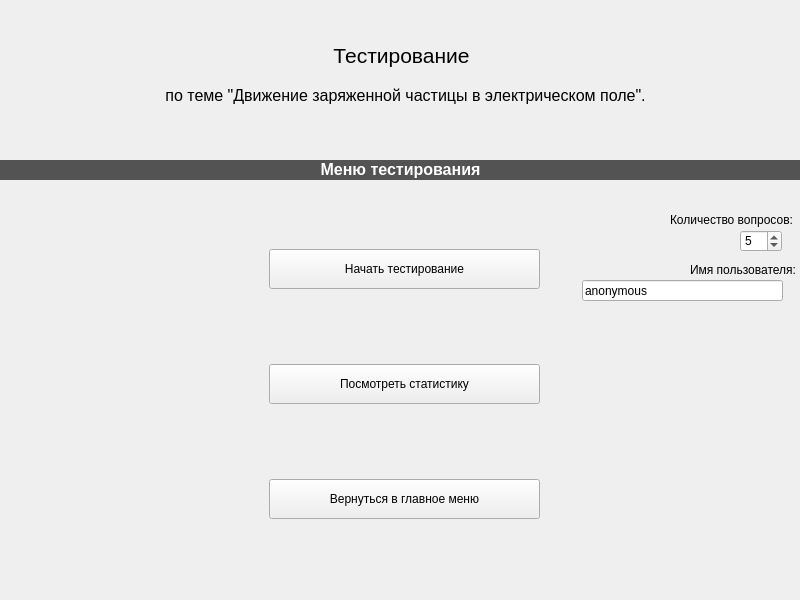
<?xml version="1.0" encoding="UTF-8"?>
<ui version="4.0">
 <class>Test</class>
 <widget class="QWidget" name="Test">
  <property name="geometry">
   <rect>
    <x>0</x>
    <y>0</y>
    <width>800</width>
    <height>600</height>
   </rect>
  </property>
  <property name="windowTitle">
   <string>Form</string>
  </property>
  <widget class="QStackedWidget" name="stackedWidget">
   <property name="geometry">
    <rect>
     <x>0</x>
     <y>0</y>
     <width>800</width>
     <height>600</height>
    </rect>
   </property>
   <property name="currentIndex">
    <number>0</number>
   </property>
   <widget class="QWidget" name="mainmenu">
    <widget class="QLabel" name="label">
     <property name="geometry">
      <rect>
       <x>26</x>
       <y>10</y>
       <width>751</width>
       <height>91</height>
      </rect>
     </property>
     <property name="text">
      <string>&lt;html&gt;&lt;head/&gt;&lt;body&gt;&lt;p align=&quot;center&quot;&gt;&lt;span style=&quot; font-size:16pt;&quot;&gt;Тестирование&lt;/span&gt;&lt;/p&gt;&lt;/body&gt;&lt;/html&gt;</string>
     </property>
    </widget>
    <widget class="QSpinBox" name="spinBox">
     <property name="geometry">
      <rect>
       <x>740</x>
       <y>230</y>
       <width>42</width>
       <height>22</height>
      </rect>
     </property>
     <property name="minimum">
      <number>2</number>
     </property>
     <property name="maximum">
      <number>10</number>
     </property>
     <property name="value">
      <number>5</number>
     </property>
    </widget>
    <widget class="QLabel" name="test_intro_label">
     <property name="geometry">
      <rect>
       <x>70</x>
       <y>30</y>
       <width>671</width>
       <height>131</height>
      </rect>
     </property>
     <property name="text">
      <string>&lt;!DOCTYPE HTML PUBLIC &quot;-//W3C//DTD HTML 4.0//EN&quot; &quot;http://www.w3.org/TR/REC-html40/strict.dtd&quot;&gt;
&lt;html&gt;&lt;head&gt;&lt;meta name=&quot;qrichtext&quot; content=&quot;1&quot; /&gt;&lt;style type=&quot;text/css&quot;&gt;
p, li { white-space: pre-wrap; }
&lt;/style&gt;&lt;/head&gt;&lt;body style=&quot; font-family:'MS Shell Dlg 2'; font-size:8pt; font-weight:400; font-style:normal;&quot;&gt;
&lt;p align=&quot;center&quot; style=&quot; margin-top:12px; margin-bottom:12px; margin-left:0px; margin-right:0px; -qt-block-indent:0; text-indent:0px;&quot;&gt;&lt;span style=&quot; font-size:12pt;&quot;&gt;по теме &amp;quot;Движение заряженной частицы в электрическом поле&amp;quot;.&lt;/span&gt;&lt;/p&gt;&lt;/body&gt;&lt;/html&gt;</string>
     </property>
    </widget>
    <widget class="QLabel" name="questions_count_label">
     <property name="geometry">
      <rect>
       <x>670</x>
       <y>210</y>
       <width>151</width>
       <height>20</height>
      </rect>
     </property>
     <property name="text">
      <string>Количество вопросов:</string>
     </property>
    </widget>
    <widget class="QWidget" name="verticalLayoutWidget">
     <property name="geometry">
      <rect>
       <x>269</x>
       <y>180</y>
       <width>271</width>
       <height>411</height>
      </rect>
     </property>
     <layout class="QVBoxLayout" name="menu">
      <property name="spacing">
       <number>6</number>
      </property>
      <property name="sizeConstraint">
       <enum>QLayout::SetDefaultConstraint</enum>
      </property>
      <item>
       <widget class="QPushButton" name="pushButton_start">
        <property name="minimumSize">
         <size>
          <width>0</width>
          <height>40</height>
         </size>
        </property>
        <property name="text">
         <string>Начать тестирование</string>
        </property>
       </widget>
      </item>
      <item>
       <widget class="QPushButton" name="pushButton_results">
        <property name="minimumSize">
         <size>
          <width>37</width>
          <height>40</height>
         </size>
        </property>
        <property name="styleSheet">
         <string notr="true"/>
        </property>
        <property name="text">
         <string>Посмотреть статистику</string>
        </property>
        <property name="iconSize">
         <size>
          <width>29</width>
          <height>28</height>
         </size>
        </property>
        <property name="flat">
         <bool>false</bool>
        </property>
       </widget>
      </item>
      <item>
       <widget class="QPushButton" name="return_to_menu_button_2">
        <property name="minimumSize">
         <size>
          <width>0</width>
          <height>40</height>
         </size>
        </property>
        <property name="text">
         <string>Вернуться в главное меню</string>
        </property>
       </widget>
      </item>
     </layout>
    </widget>
    <widget class="QLineEdit" name="username">
     <property name="geometry">
      <rect>
       <x>582</x>
       <y>280</y>
       <width>201</width>
       <height>21</height>
      </rect>
     </property>
     <property name="text">
      <string>anonymous</string>
     </property>
    </widget>
    <widget class="QLabel" name="username_label">
     <property name="geometry">
      <rect>
       <x>690</x>
       <y>260</y>
       <width>151</width>
       <height>20</height>
      </rect>
     </property>
     <property name="text">
      <string>Имя пользователя:</string>
     </property>
    </widget>
    <widget class="QLabel" name="label_2">
     <property name="geometry">
      <rect>
       <x>0</x>
       <y>160</y>
       <width>801</width>
       <height>20</height>
      </rect>
     </property>
     <property name="styleSheet">
      <string notr="true">background-color: rgb(83, 83, 83);
color: rgb(255, 255, 255);</string>
     </property>
     <property name="text">
      <string>&lt;html&gt;&lt;head/&gt;&lt;body&gt;&lt;p align=&quot;center&quot;&gt;&lt;span style=&quot; font-size:12pt; font-weight:600;&quot;&gt;Меню тестирования&lt;/span&gt;&lt;/p&gt;&lt;/body&gt;&lt;/html&gt;</string>
     </property>
    </widget>
   </widget>
   <widget class="QWidget" name="test">
    <property name="focusPolicy">
     <enum>Qt::StrongFocus</enum>
    </property>
    <widget class="QTextBrowser" name="textBrowser">
     <property name="geometry">
      <rect>
       <x>10</x>
       <y>10</y>
       <width>781</width>
       <height>291</height>
      </rect>
     </property>
     <property name="font">
      <font>
       <pointsize>14</pointsize>
      </font>
     </property>
     <property name="html">
      <string>&lt;!DOCTYPE HTML PUBLIC &quot;-//W3C//DTD HTML 4.0//EN&quot; &quot;http://www.w3.org/TR/REC-html40/strict.dtd&quot;&gt;
&lt;html&gt;&lt;head&gt;&lt;meta name=&quot;qrichtext&quot; content=&quot;1&quot; /&gt;&lt;style type=&quot;text/css&quot;&gt;
p, li { white-space: pre-wrap; }
&lt;/style&gt;&lt;/head&gt;&lt;body style=&quot; font-family:'MS Shell Dlg 2'; font-size:14pt; font-weight:400; font-style:normal;&quot;&gt;
&lt;p style=&quot;-qt-paragraph-type:empty; margin-top:0px; margin-bottom:0px; margin-left:0px; margin-right:0px; -qt-block-indent:0; text-indent:0px; font-size:8.25pt;&quot;&gt;&lt;br /&gt;&lt;/p&gt;&lt;/body&gt;&lt;/html&gt;</string>
     </property>
    </widget>
    <widget class="QStackedWidget" name="stackedWidget_question_type">
     <property name="geometry">
      <rect>
       <x>10</x>
       <y>306</y>
       <width>781</width>
       <height>251</height>
      </rect>
     </property>
     <property name="currentIndex">
      <number>0</number>
     </property>
     <widget class="QWidget" name="closed_question">
      <widget class="QCheckBox" name="Answer1_checkBox">
       <property name="geometry">
        <rect>
         <x>710</x>
         <y>40</y>
         <width>72</width>
         <height>20</height>
        </rect>
       </property>
       <property name="text">
        <string/>
       </property>
       <property name="autoExclusive">
        <bool>true</bool>
       </property>
      </widget>
      <widget class="QLabel" name="Answer1">
       <property name="geometry">
        <rect>
         <x>30</x>
         <y>20</y>
         <width>651</width>
         <height>51</height>
        </rect>
       </property>
       <property name="styleSheet">
        <string notr="true">background-color: rgb(144, 203, 255);
color: rgb(0, 0, 0);
border-color: rgb(0, 0, 0);</string>
       </property>
       <property name="text">
        <string>&lt;html&gt;&lt;head/&gt;&lt;body&gt;&lt;p align=&quot;center&quot;&gt;Answer1&lt;/p&gt;&lt;/body&gt;&lt;/html&gt;</string>
       </property>
       <property name="margin">
        <number>0</number>
       </property>
       <property name="indent">
        <number>20</number>
       </property>
      </widget>
      <widget class="QLabel" name="Answer2">
       <property name="geometry">
        <rect>
         <x>30</x>
         <y>80</y>
         <width>651</width>
         <height>51</height>
        </rect>
       </property>
       <property name="styleSheet">
        <string notr="true">background-color: rgb(144, 203, 255);
color: rgb(0, 0, 0);
border-color: rgb(0, 0, 0);</string>
       </property>
       <property name="text">
        <string>&lt;html&gt;&lt;head/&gt;&lt;body&gt;&lt;p align=&quot;center&quot;&gt;Answer2&lt;/p&gt;&lt;/body&gt;&lt;/html&gt;</string>
       </property>
       <property name="margin">
        <number>0</number>
       </property>
       <property name="indent">
        <number>20</number>
       </property>
      </widget>
      <widget class="QLabel" name="Answer3">
       <property name="geometry">
        <rect>
         <x>30</x>
         <y>140</y>
         <width>651</width>
         <height>51</height>
        </rect>
       </property>
       <property name="styleSheet">
        <string notr="true">background-color: rgb(144, 203, 255);
color: rgb(0, 0, 0);
border-color: rgb(0, 0, 0);</string>
       </property>
       <property name="text">
        <string>&lt;html&gt;&lt;head/&gt;&lt;body&gt;&lt;p align=&quot;center&quot;&gt;Answer3&lt;/p&gt;&lt;/body&gt;&lt;/html&gt;</string>
       </property>
       <property name="margin">
        <number>0</number>
       </property>
       <property name="indent">
        <number>20</number>
       </property>
      </widget>
      <widget class="QLabel" name="Answer4">
       <property name="geometry">
        <rect>
         <x>30</x>
         <y>200</y>
         <width>651</width>
         <height>51</height>
        </rect>
       </property>
       <property name="styleSheet">
        <string notr="true">background-color: rgb(144, 203, 255);
color: rgb(0, 0, 0);
border-color: rgb(0, 0, 0);</string>
       </property>
       <property name="text">
        <string>&lt;html&gt;&lt;head/&gt;&lt;body&gt;&lt;p align=&quot;center&quot;&gt;Answer4&lt;/p&gt;&lt;/body&gt;&lt;/html&gt;</string>
       </property>
       <property name="margin">
        <number>0</number>
       </property>
       <property name="indent">
        <number>20</number>
       </property>
      </widget>
      <widget class="QCheckBox" name="Answer2_checkBox">
       <property name="geometry">
        <rect>
         <x>710</x>
         <y>100</y>
         <width>72</width>
         <height>20</height>
        </rect>
       </property>
       <property name="text">
        <string/>
       </property>
       <property name="autoExclusive">
        <bool>true</bool>
       </property>
      </widget>
      <widget class="QCheckBox" name="Answer3_checkBox">
       <property name="geometry">
        <rect>
         <x>710</x>
         <y>160</y>
         <width>72</width>
         <height>20</height>
        </rect>
       </property>
       <property name="text">
        <string/>
       </property>
       <property name="autoExclusive">
        <bool>true</bool>
       </property>
      </widget>
      <widget class="QCheckBox" name="Answer4_checkBox">
       <property name="geometry">
        <rect>
         <x>710</x>
         <y>220</y>
         <width>72</width>
         <height>20</height>
        </rect>
       </property>
       <property name="text">
        <string/>
       </property>
       <property name="autoExclusive">
        <bool>true</bool>
       </property>
      </widget>
     </widget>
     <widget class="QWidget" name="open_question">
      <widget class="QLineEdit" name="answer">
       <property name="geometry">
        <rect>
         <x>70</x>
         <y>80</y>
         <width>641</width>
         <height>111</height>
        </rect>
       </property>
       <property name="alignment">
        <set>Qt::AlignLeading|Qt::AlignLeft|Qt::AlignTop</set>
       </property>
      </widget>
      <widget class="QLabel" name="youranswer">
       <property name="geometry">
        <rect>
         <x>80</x>
         <y>50</y>
         <width>121</width>
         <height>16</height>
        </rect>
       </property>
       <property name="font">
        <font>
         <pointsize>12</pointsize>
        </font>
       </property>
       <property name="text">
        <string>Ваш ответ:</string>
       </property>
      </widget>
     </widget>
    </widget>
    <widget class="QPushButton" name="prev">
     <property name="geometry">
      <rect>
       <x>270</x>
       <y>570</y>
       <width>111</width>
       <height>22</height>
      </rect>
     </property>
     <property name="text">
      <string>&lt;</string>
     </property>
    </widget>
    <widget class="QPushButton" name="next">
     <property name="geometry">
      <rect>
       <x>390</x>
       <y>570</y>
       <width>111</width>
       <height>22</height>
      </rect>
     </property>
     <property name="text">
      <string>&gt;</string>
     </property>
    </widget>
    <widget class="QPushButton" name="finish">
     <property name="geometry">
      <rect>
       <x>660</x>
       <y>570</y>
       <width>131</width>
       <height>22</height>
      </rect>
     </property>
     <property name="text">
      <string>Завершить</string>
     </property>
    </widget>
   </widget>
   <widget class="QWidget" name="result">
    <widget class="QLabel" name="label_result">
     <property name="geometry">
      <rect>
       <x>186</x>
       <y>20</y>
       <width>421</width>
       <height>61</height>
      </rect>
     </property>
     <property name="font">
      <font>
       <pointsize>14</pointsize>
      </font>
     </property>
     <property name="styleSheet">
      <string notr="true">background-color: rgb(255, 107, 1);
color: rgb(255, 255, 255);</string>
     </property>
     <property name="text">
      <string>Результаты тестирования</string>
     </property>
     <property name="alignment">
      <set>Qt::AlignCenter</set>
     </property>
    </widget>
    <widget class="QListWidget" name="listWidget_result">
     <property name="geometry">
      <rect>
       <x>30</x>
       <y>150</y>
       <width>751</width>
       <height>341</height>
      </rect>
     </property>
    </widget>
    <widget class="QLabel" name="label_your_answers">
     <property name="geometry">
      <rect>
       <x>186</x>
       <y>100</y>
       <width>421</width>
       <height>31</height>
      </rect>
     </property>
     <property name="font">
      <font>
       <pointsize>14</pointsize>
      </font>
     </property>
     <property name="styleSheet">
      <string notr="true">background-color: rgb(255, 107, 1);
color: rgb(255, 255, 255);</string>
     </property>
     <property name="text">
      <string>Ваши ответы</string>
     </property>
     <property name="alignment">
      <set>Qt::AlignCenter</set>
     </property>
    </widget>
    <widget class="QLabel" name="label_proc_right_answers">
     <property name="geometry">
      <rect>
       <x>30</x>
       <y>510</y>
       <width>291</width>
       <height>31</height>
      </rect>
     </property>
     <property name="font">
      <font>
       <pointsize>14</pointsize>
      </font>
     </property>
     <property name="styleSheet">
      <string notr="true">background-color: rgb(255, 107, 1);
color: rgb(255, 255, 255);</string>
     </property>
     <property name="text">
      <string>Процент правильных ответов:</string>
     </property>
     <property name="alignment">
      <set>Qt::AlignCenter</set>
     </property>
    </widget>
    <widget class="QLabel" name="label_your_answers_3">
     <property name="geometry">
      <rect>
       <x>30</x>
       <y>550</y>
       <width>291</width>
       <height>31</height>
      </rect>
     </property>
     <property name="font">
      <font>
       <pointsize>14</pointsize>
      </font>
     </property>
     <property name="styleSheet">
      <string notr="true">background-color: rgb(255, 107, 1);
color: rgb(255, 255, 255);</string>
     </property>
     <property name="text">
      <string>Ваша оценка:</string>
     </property>
     <property name="alignment">
      <set>Qt::AlignCenter</set>
     </property>
    </widget>
    <widget class="QLabel" name="label_proc">
     <property name="geometry">
      <rect>
       <x>330</x>
       <y>510</y>
       <width>61</width>
       <height>31</height>
      </rect>
     </property>
     <property name="font">
      <font>
       <pointsize>14</pointsize>
      </font>
     </property>
     <property name="styleSheet">
      <string notr="true">background-color: rgb(255, 107, 1);
color: rgb(255, 255, 255);</string>
     </property>
     <property name="text">
      <string/>
     </property>
     <property name="alignment">
      <set>Qt::AlignCenter</set>
     </property>
    </widget>
    <widget class="QLabel" name="label_ocenka">
     <property name="geometry">
      <rect>
       <x>330</x>
       <y>550</y>
       <width>61</width>
       <height>31</height>
      </rect>
     </property>
     <property name="font">
      <font>
       <pointsize>14</pointsize>
      </font>
     </property>
     <property name="styleSheet">
      <string notr="true">background-color: rgb(255, 107, 1);
color: rgb(255, 255, 255);</string>
     </property>
     <property name="text">
      <string/>
     </property>
     <property name="alignment">
      <set>Qt::AlignCenter</set>
     </property>
    </widget>
    <widget class="QPushButton" name="return_to_menu_button">
     <property name="geometry">
      <rect>
       <x>600</x>
       <y>560</y>
       <width>181</width>
       <height>22</height>
      </rect>
     </property>
     <property name="text">
      <string>Вернуться в главное меню</string>
     </property>
    </widget>
   </widget>
   <widget class="QWidget" name="stats">
    <widget class="QTextBrowser" name="textBrowser_stats">
     <property name="geometry">
      <rect>
       <x>10</x>
       <y>10</y>
       <width>781</width>
       <height>551</height>
      </rect>
     </property>
    </widget>
    <widget class="QPushButton" name="return_to_menu_button_3">
     <property name="geometry">
      <rect>
       <x>610</x>
       <y>570</y>
       <width>181</width>
       <height>22</height>
      </rect>
     </property>
     <property name="text">
      <string>Вернуться в главное меню</string>
     </property>
    </widget>
   </widget>
  </widget>
 </widget>
 <resources/>
 <connections/>
</ui>
